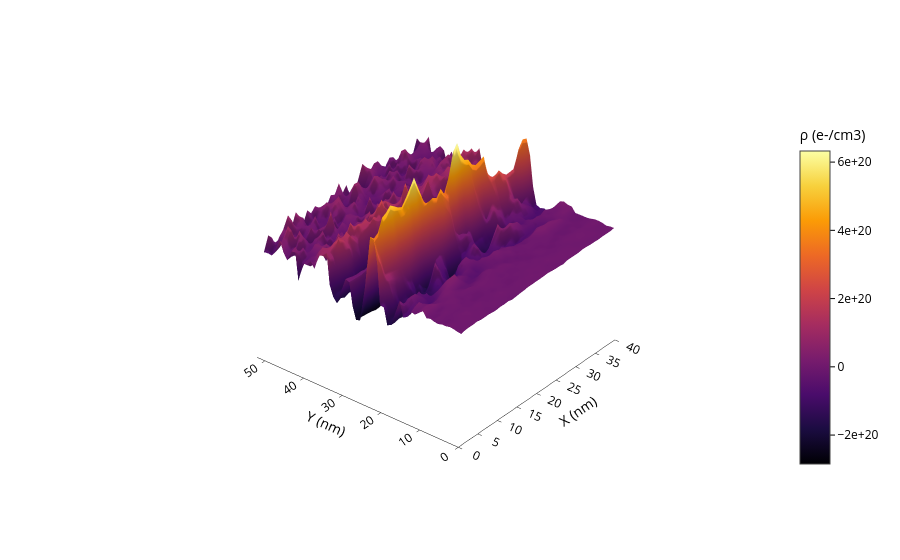

Notebook code for this chart:
### Code cell
plot_3d_distribution_plotly(divergence_Efield[::-1], gaussian_smooth=0, z_aspect_ratio=1, title="",
                            colormap="Inferno",save_html = "ChargeDensity_3Dvisualization.html",
                            save_png="ChargeDensity_3Dvisualization.png")

"""
To get the camera values use the following script when visualization opened in an html through the console (F12) 
const gd = document.getElementById('myPlot');

gd.on('plotly_relayout', function(eventdata) {
  if (eventdata['scene.camera']) {
    console.log("Camera state:");
    console.log(JSON.stringify(eventdata['scene.camera'], null, 2));
  }
});
"""

### Figure 1 — Plotly figure (JSON) as saved in the notebook; plotly's stock layout.template omitted (floating-point values rounded to 4 significant figures; data arrays with more than 128 entries replaced by an {"elided": "..."} marker saying what was removed)
{"data": [{"colorbar": {"len": 0.7, "showticklabels": true, "tickcolor": "black", "tickfont": {"color": "black"}, "tickformat": ".0E", "title": {"font": {"color": "black"}, "text": "ρ (e-/cm3)"}}, "colorscale": [[0, "#000004"], [0.1111, "#1b0c41"], [0.2222, "#4a0c6b"], [0.3333, "#781c6d"], [0.4444, "#a52c60"], [0.5556, "#cf4446"], [0.6667, "#ed6925"], [0.7778, "#fb9b06"], [0.8889, "#f7d13d"], [1, "#fcffa4"]], "type": "surface", "x": {"elided": "52x40 int values"}, "y": {"elided": "52x40 int values"}, "z": {"elided": "52x40 int values"}}], "layout": {"margin": {"b": 10, "l": 10, "r": 10, "t": 40}, "paper_bgcolor": "rgba(0,0,0,0)", "plot_bgcolor": "rgba(0,0,0,0)", "scene": {"aspectratio": {"x": 1, "y": 1, "z": 1}, "camera": {"center": {"x": -0.04777, "y": 0.1848, "z": -0.3025}, "eye": {"x": -1.492, "y": -0.9053, "z": 0.8862}, "projection": {"type": "orthographic"}, "up": {"x": 0.4214, "y": 0.3527, "z": 0.8355}}, "xaxis": {"linecolor": "black", "range": [0, 40], "showgrid": false, "showline": true, "showticklabels": true, "tickcolor": "black", "tickfont": {"color": "black"}, "ticklen": 5, "title": {"font": {"color": "black"}, "text": "X (nm)"}, "zeroline": false}, "yaxis": {"linecolor": "black", "range": [0, 52], "showgrid": false, "showline": true, "showticklabels": true, "tickcolor": "black", "tickfont": {"color": "black"}, "ticklen": 5, "title": {"font": {"color": "black"}, "text": "Y (nm)"}, "zeroline": false}, "zaxis": {"range": [-800000000000000000000, 700000000000000000000], "showgrid": false, "showline": false, "showticklabels": false, "ticklen": 0, "ticks": "", "title": {"text": ""}, "zeroline": false}}, "title": {"text": ""}}}
